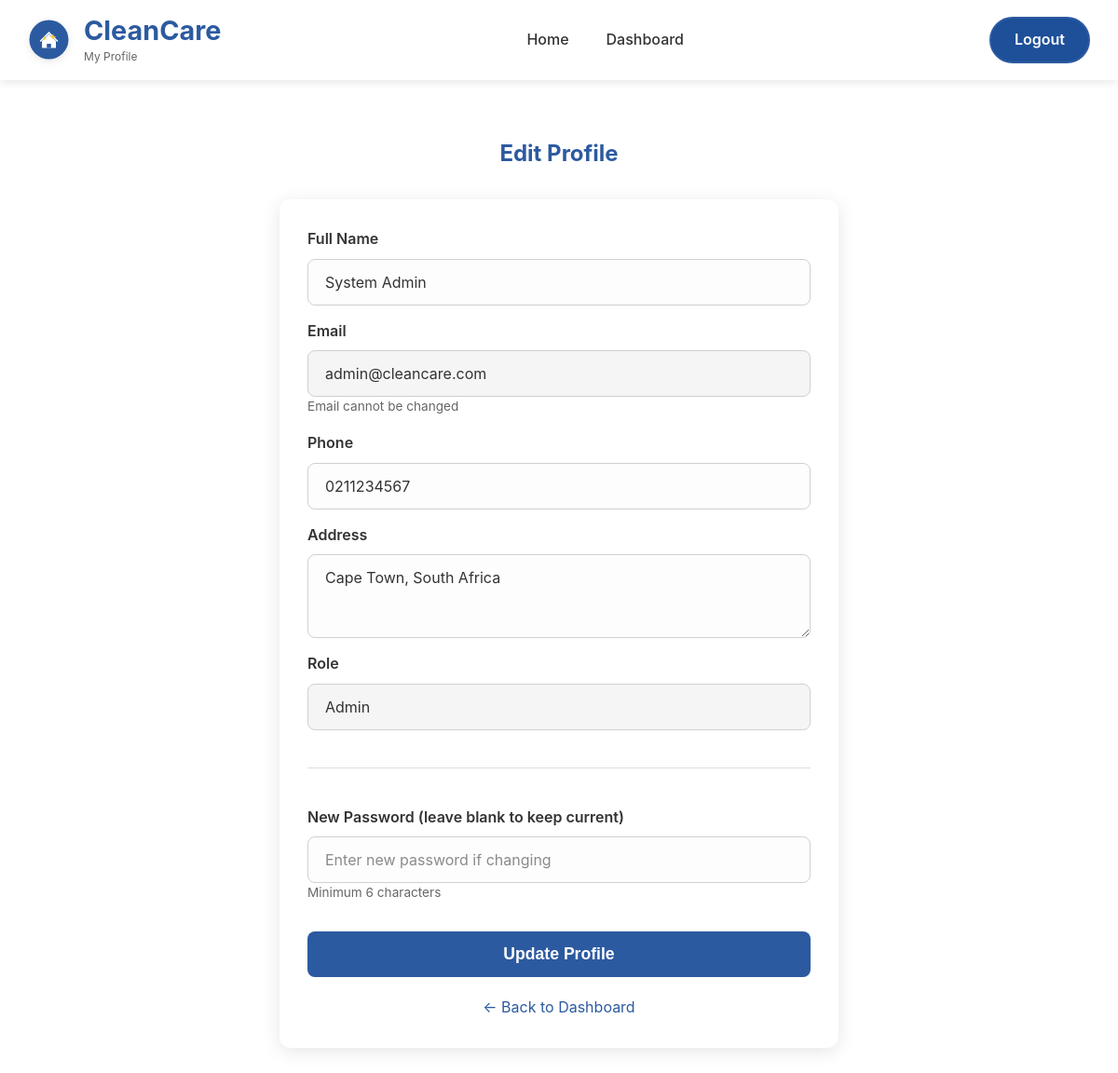
The page /pages/profile.php (signed in) on the database its author committed.
### tables this page shows
CREATE TABLE `users` (
  `id` int(11) NOT NULL,
  `email` varchar(100) NOT NULL,
  `phone` varchar(20) DEFAULT NULL,
  `address` text DEFAULT NULL,
  `password` varchar(255) NOT NULL,
  `role` enum('admin','cleaner','customer') NOT NULL,
  `name` varchar(100) DEFAULT NULL,
  `created_at` timestamp NOT NULL DEFAULT current_timestamp()
);

### pages/profile.php (the view, shortened to what this page needs)
<?php
require_once '../backend/db_config.php';
$user_id = $_SESSION['user_id'];
try {
    $stmt = $pdo->prepare("SELECT * FROM users WHERE id = :id");
    $stmt->execute([':id' => $user_id]);
    $user = $stmt->fetch(PDO::FETCH_ASSOC);
} catch (PDOException $e) {
    $message = 'Error loading profile';
    $message_type = 'error';
}
?>
<!DOCTYPE html>
<html lang="en">
<head>
    <link rel="stylesheet" href="../frontend/css/style.css">
    <link rel="stylesheet" href="../frontend/css/auth.css">
</head>
<body>
    <nav class="navbar">
        <div class="nav-container">
            <div class="logo">
                <div class="logo-container">
                    <div class="logo-icon">
                    </div>
                    <div class="logo-text">
                        <h1>CleanCare</h1>
                        <p class="tagline">My Profile</p>
                    </div>
                </div>
            </div>
            <ul class="nav-menu">
                <li><a href="../index.php">Home</a></li>
                <li><a href="<?= $_SESSION['user_role'] === 'admin' ? '../dashboards/admin.php' : ($_SESSION['user_role'] === 'cleaner' ? '../dashboards/cleaner.php' : '../dashboards/client.php') ?>">Dashboard</a></li>
            </ul>
            <div class="nav-buttons">
                <a href="../backend/logout.php" class="btn-primary">Logout</a>
            </div>
        </div>
    </nav>
    <section class="auth-section-centered" style="padding: 60px 20px;">
        <div class="auth-container-centered" style="max-width: 600px;">
            <h2 style="text-align: center; color: #2c5aa0; margin-bottom: 30px;">Edit Profile</h2>
            <div class="auth-card-compact">
                <form method="POST" action="profile.php" class="auth-form-compact">
                    <div class="form-row">
                        <label style="display: block; margin-bottom: 8px; font-weight: 600;">Full Name</label>
                        <input type="text" name="name" required value="<?= htmlspecialchars($user['name']) ?>">
                    </div>
                    <div class="form-row">
                        <label style="display: block; margin-bottom: 8px; font-weight: 600;">Email</label>
                        <input type="email" value="<?= htmlspecialchars($user['email']) ?>" disabled style="background: #f5f5f5; cursor: not-allowed;">
                        <small style="color: #666; font-size: 0.85rem;">Email cannot be changed</small>
                    </div>
                    <div class="form-row">
                        <label style="display: block; margin-bottom: 8px; font-weight: 600;">Phone</label>
                        <input type="tel" name="phone" value="<?= htmlspecialchars($user['phone']) ?>">
                    </div>
                    <div class="form-row">
                        <label style="display: block; margin-bottom: 8px; font-weight: 600;">Address</label>
                        <textarea name="address" rows="3"><?= htmlspecialchars($user['address']) ?></textarea>
                    </div>
                    <div class="form-row">
                        <label style="display: block; margin-bottom: 8px; font-weight: 600;">Role</label>
                        <input type="text" value="<?= ucfirst($user['role']) ?>" disabled style="background: #f5f5f5; cursor: not-allowed;">
                    </div>
                    <hr style="margin: 25px 0; border: none; border-top: 1px solid #ddd;">
                    <div class="form-row">
                        <label style="display: block; margin-bottom: 8px; font-weight: 600;">New Password (leave blank to keep current)</label>
                        <input type="password" name="new_password" placeholder="Enter new password if changing" minlength="6">
                        <small style="color: #666; font-size: 0.85rem;">Minimum 6 characters</small>
                    </div>
                    <button type="submit" class="btn-submit-compact">Update Profile</button>
                </form>
                <div style="text-align: center; margin-top: 20px;">
                    <a href="<?= $_SESSION['user_role'] === 'admin' ? '../dashboards/admin.php' : ($_SESSION['user_role'] === 'cleaner' ? '../dashboards/cleaner.php' : '../dashboards/client.php') ?>" style="color: #2c5aa0; text-decoration: none;">
                        ← Back to Dashboard
                    </a>
                </div>
            </div>
        </div>
    </section>
</body>
</html>

### frontend/css/style.css (style rules this page uses)
* { margin: 0; padding: 0; box-sizing: border-box; }
html { scroll-behavior: smooth; scroll-padding-top: 80px; }
body { font-family: -apple-system, BlinkMacSystemFont, 'Segoe UI', 'Roboto', 'Oxygen', 'Ubuntu', sans-serif; line-height: 1.6; color: #333; background: #ffffff; }
.navbar { background: #ffffff; box-shadow: 0 2px 10px rgba(0,0,0,0.1); position: sticky; top: 0; z-index: 1000; padding: 1rem 0; }
.nav-container { max-width: 1400px; margin: 0 auto; padding: 0 30px; display: flex; justify-content: space-between; align-items: center; }
.logo { display: flex; align-items: center; }
.logo-container { display: flex; align-items: center; gap: 15px; }
.logo-icon { display: flex; align-items: center; justify-content: center; transition: transform 0.3s ease; }
.logo-icon svg { filter: drop-shadow(0 2px 4px rgba(0,0,0,0.1)); }
.logo-text { display: flex; flex-direction: column; }
.logo h1 { font-size: 1.8rem; color: #2c5aa0; font-weight: 700; margin: 0; line-height: 1.2; }
.logo .tagline { font-size: 0.75rem; color: #666; margin: 0; }
.nav-menu { display: flex; list-style: none; gap: 2.5rem; align-items: center; }
.nav-menu a { color: #333; text-decoration: none; font-weight: 500; transition: color 0.3s; position: relative; }
.nav-buttons { display: flex; gap: 1rem; }
.btn-primary { padding: 10px 25px; background: #1e4f99; color: white; text-decoration: none; border-radius: 25px; font-weight: 600; transition: all 0.3s; border: 2px solid #2c5aa0; }

### frontend/css/auth.css (style rules this page uses)
.auth-section-centered { min-height: 100vh; display: flex; align-items: center; justify-content: center; padding: 20px; box-sizing: border-box; }
.auth-container-centered { width: 100%; max-width: 500px; animation: fadeIn 0.6s ease-out; }
.auth-card-compact { background: white; border-radius: 12px; box-shadow: 0 4px 20px rgba(0, 0, 0, 0.1); padding: 30px; animation: slideUp 0.5s ease-out; }
.auth-form-compact { display: flex; flex-direction: column; gap: 15px; }
.form-row { display: flex; flex-direction: column; }
.auth-form-compact input, .auth-form-compact select, .auth-form-compact textarea { padding: 14px 18px; border: 1px solid #cdd0d4; border-radius: 8px; font-size: 1rem; transition: all 0.2s ease; font-family: inherit; background: #fdfdfd; color: #333; }
.auth-form-compact input::placeholder, .auth-form-compact textarea::placeholder { color: #8a8a8a; }
.auth-form-compact textarea { resize: vertical; min-height: 80px; }
.btn-submit-compact { padding: 14px 20px; background: #2c5aa0; color: white; border: none; border-radius: 8px; font-size: 1.1rem; font-weight: 600; cursor: pointer; transition: all 0.2s ease; margin-top: 15px; width: 100%; }

### rows shown on the page
users: name "System Admin", email "admin@cleancare.com", phone "0211234567", address "Cape Town, South Africa", role "Admin"
